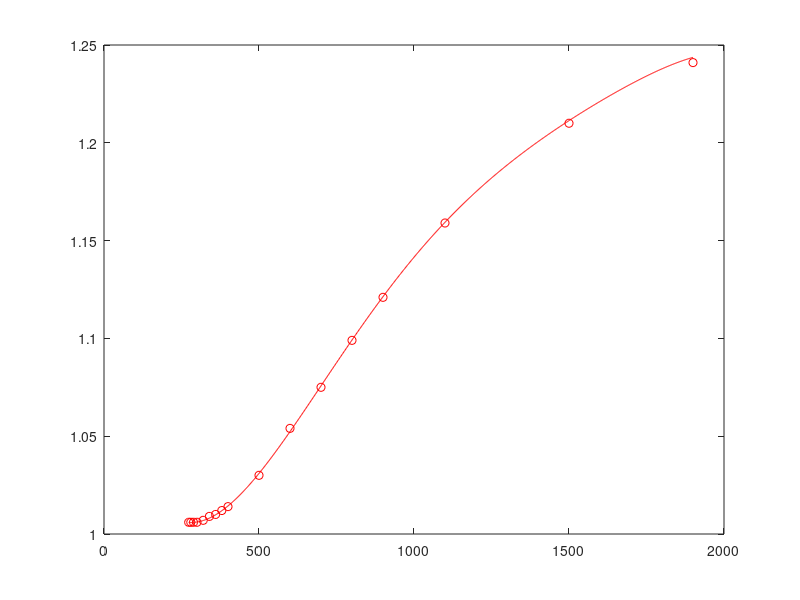
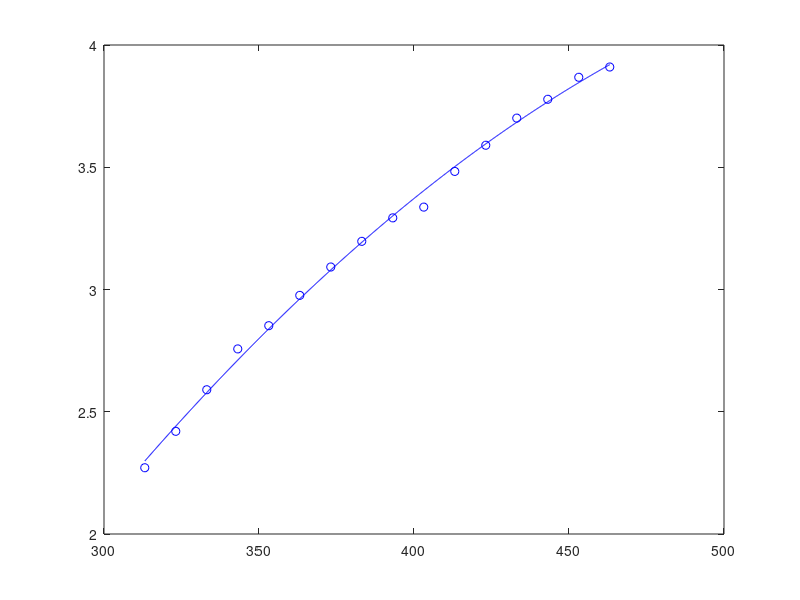
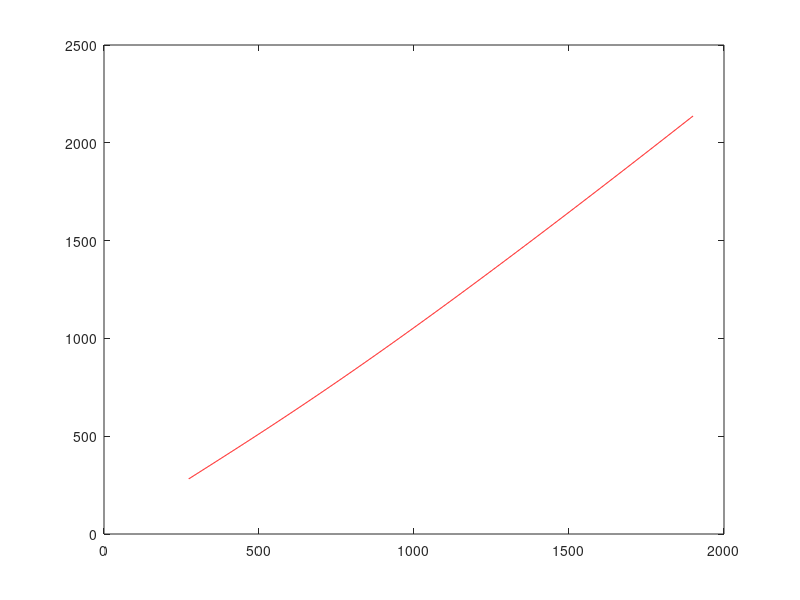
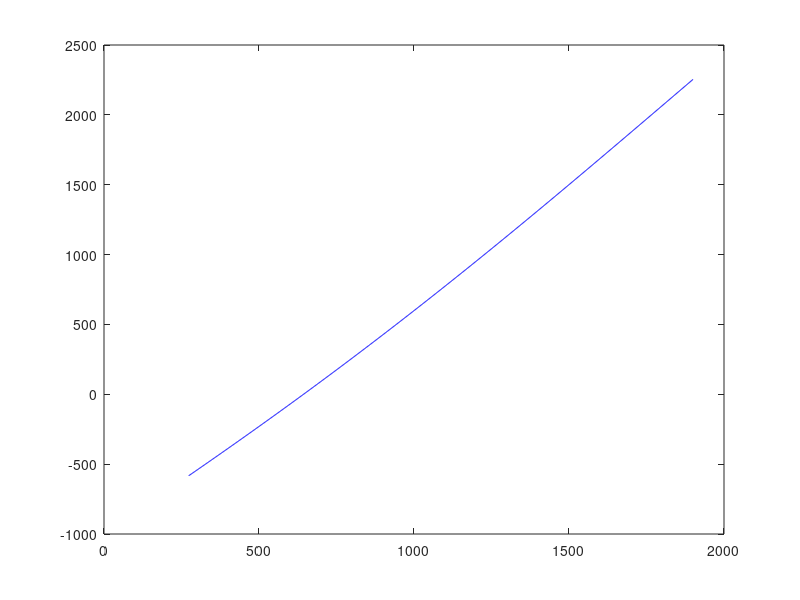

Write the MATLAB code that produced these figures, in order.
clear all
close all
clc

% Givens
T_steel = [273.2, 280, 288.7, 300, 320, 340, 360, 380, 400, 500, 600, 700, 800, 900, 1100, 1500, 1900]; %[K]
C_steel = [1.006, 1.006, 1.006, 1.006, 1.007, 1.009, 1.01, 1.012, 1.014, 1.03, 1.054, 1.075, 1.099, 1.121, 1.159, 1.21, 1.241]; %[kJ/kg-K]

T_oil = 273.15+[40, 50, 60, 70, 80, 90, 100, 110, 120, 130, 140, 150, 160, 170, 180, 190]; %[K]
C_oil = [2.271, 2.420, 2.590, 2.757, 2.852, 2.976, 3.092, 3.197, 3.293, 3.337, 3.483, 3.590, 3.701, 3.778, 3.868, 3.910 ]; %[kJ/kg-K]

% A 2,500 [kg] steel forging is quenched in an 10,000 [kg] bath of oil. 
% If the steel is initially at a temperature of 1,500 [K], and the oil is
% initially at a temperature of 350 [K], determine the final
% temperature, using the integral average of the specific heats. Note, you
% will have to fit the data given using cftool. You should fit the data
% using a polynomial fit. You will increase the order of the fit unitl the
% Adjusted R-squared value is near 0.99


T_steel_array = linspace(T_steel(1),T_steel(end),1000);
CP_steel = @(x) (-9.25e-17).*x.^5 + (6.026e-13).*x.^4 + (-1.502e-09).*x.^3 + (1.699e-06).*x.^2 + (-0.0006496).*x + 1.084;

figure(1)
plot(T_steel,C_steel,'or',T_steel_array,CP_steel(T_steel_array),'-r')

T_oil_array = linspace(T_oil(1),T_oil(end),1000);
CP_oil = @(x) (-2.463e-05).*x.^2 + (0.02993).*x + -4.659;

figure(2)
plot(T_oil,C_oil,'ob',T_oil_array,CP_oil(T_oil_array),'-b')

%%

% From the conservation of energy
% dU = Q_{1 \rightarrow 2} - W_{1 \rightarrow 2}

% If the control surface is placed around both the steel and oil, there
% is no heat transfer. If the oil does not vaporize, there is no boundary
% work. Thus U_{2} - U_{1} = 0

% Recall the change of internal energy is the specific heat times change of
% temperature. Thus, for the oil, we can express the following:
% U_{2,oil} - U_{1,oil} = m_{oil}*C_{oil}*(T_{2} - T_{1,oil})

% For the oil we can express the following:
% U_{2,steel} - U_{1,steel} = m_{steel}*C_{steel}*(T_{2} - T_{1,steel})

% The change of the energy of the steel must be equal to the change of
% energy of the oil such that they reach the same final temperature:
% m_{oil}*C_{oil}*(T_{2} - T_{1,oil}) + m_{steel}*C_{steel}*(T_{2} -
% T_{1,steel}) = 0

% Solving for the final temperature
% T_{2} = ( T_{1,oil}*m_{oil}*C_{oil} +
% T_{1,steel}*m_{steel}*C_{steel} )/ ( m_{oil}*C_{oil} +
% m_{steel}*C_{steel} )

% We will first use constants to initialize our guess, then expand this out
% for the integral-average of specific heat

m_oil = 10000; %[kg]
T_oil = 350; %[K]

m_steel = 2500; %[kg]
T_steel = 1500; %[K]

T_f = (T_oil*m_oil*CP_oil(T_oil) + T_steel*m_steel*CP_steel(T_steel))/(m_oil*CP_oil(T_oil) + m_steel*CP_steel(T_steel));

fprintf('The final temperature assuming constant CP initialized at our given temperature is %.2f [K]\n',T_f)

% Now we have to define the integrals of the specifc heat of steal and oil
CP_steel_int = @(x) ((-9.25e-17)/6).*x.^6 + ((6.026e-13)/5).*x.^5 + ((-1.502e-09)/4).*x.^4 + ((1.699e-06)/3).*x.^3 + ((-0.0006496)/2).*x.^2 + (1.084).*x;

C_0_steel = 1.064;      %coefficients from cftool for steel
C_1_steel = .09189;     %equations x = T
C_2_steel = .009371;
C_3_steel = -.007218;

Csteel_int = @(x) C_0_steel.*x + (C_1_steel/2).*x.^2 + (C_2_steel/3).*x.^3 + (C_3_steel/4).*x.^4;

figure(3)
plot(T_steel_array,CP_steel_int(T_steel_array),'r')
figure(4)
plot(T_steel_array,720*Csteel_int((T_steel_array-643.6)/471.4),'b')

CP_oil_int = @(x) ((-2.463e-05)/3).*x.^3 + ((0.02993)/2).*x.^2 + (-4.659).*x;

% We will initialize our final temperature
T_f_old = T_f;

% Initializing error
error = 1;

% Setting a counter
counter = 0;
while error >= 1e-10
    % We will calclulte the integral-average of the CP of steel between our
    % two temperature bounds, calling this variable C_s
    C_s = (1/(T_f_old - T_steel))*(CP_steel_int(T_f_old) - CP_steel_int(T_steel));
    
    % We will calclulte the integral-average of the CP of oill between our
    % two temperature bounds, calling this variable C_o
    C_o = (1/(T_f_old - T_oil))*(CP_oil_int(T_f_old) - CP_oil_int(T_oil));    
    
    % Now we can calculate our final temperature
    T_f_new = (T_oil*m_oil*C_o + T_steel*m_steel*C_s)/(m_oil*C_o + m_steel*C_s);
    
    % Defining error
    error = abs(T_f_new - T_f_old);
    
    % Redefining our guess
    T_f_old = T_f_new;
    
    % Updating our counter
    counter = counter + 1;
end

fprintf('The final temperature, considering the integral-average specific heats, is %.2f [K]\n',T_f_new)
fprintf('The solution was found in %i iterations',counter)



